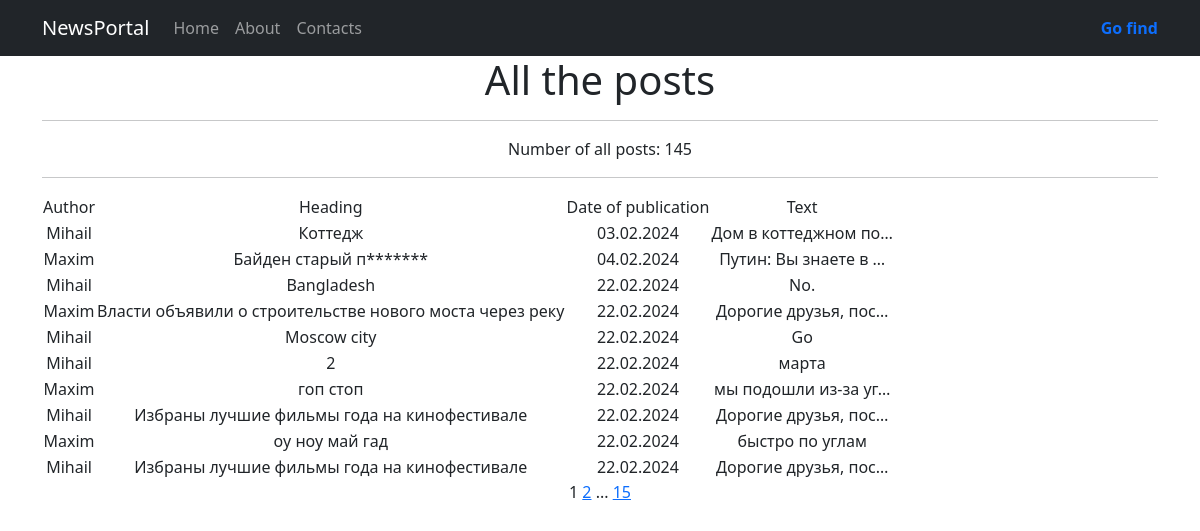
/posts/, run on the app's committed database.
### news/models.py (models this page shows, shortened)
class Post(models.Model):
    article = 'AR'
    news = 'NW'
    CHOICES = [
        (article, 'Статья'),
        (news, 'Новость'),
    ]
    date_time = models.DateTimeField(auto_now_add=True)
    author = models.ForeignKey(Author, on_delete=models.CASCADE)
    post_type = models.CharField(choices=CHOICES, default=article, max_length=2)
    category = models.ManyToManyField(Category, through='PostCategory')
    title = models.CharField(max_length=120)
    text = models.TextField()
    rating = models.IntegerField(default=0)

class Author(models.Model):
    user = models.OneToOneField(User, on_delete=models.CASCADE)
    rating = models.IntegerField(default=0)
    def __str__(self):
        return self.user.username

### news/views.py (the view)
# urls.py: path('', views.PostListView.as_view(), name='posts_list'),
class PostListView(ListView):
    model = Post
    ordering = 'date_time'
    template_name = 'news.html'
    context_object_name = 'posts'
    paginate_by = 10

### news/templatetags/custom_filters.py (called while the page is built)
@register.filter()
def censor(text):
    words = text.split(' ')
    list_text = []
    for word in words:
        if word.lower() in BLOCKED_WORDS:
            postfix = word[:1] + '*' * (len(word) - 1)
            list_text.append(postfix)
        else:
            list_text.append(word)
    return ' '.join(list_text)

### news/templatetags/custom_tags.py (called while the page is built)
@register.simple_tag(takes_context=True)
def url_replace(context, **kwargs):
    current_param = context['request'].GET.copy()
    for k, v in kwargs.items():
        current_param[k] = v
    return current_param.urlencode()

### templates/news.html (shortened to what this page needs)
{% extends 'default.html' %}
{% load custom_filters %}
{% load custom_tags %}
{% block content %}
    <h1>All the posts</h1>
    <hr>
    <p>Number of all posts: {{ paginator.count }}</p>
    <hr>
    {% if posts %}
        <table>
            <tr>
                <td>Author</td>
                <td>Heading</td>
                <td>Date of publication</td>
                <td>Text</td>
            </tr>
            {% for post in posts %}
                <tr>
                    <td>{{ post.author }}</td>
                    <td>{{ post.title|censor }}</td>
                    <td>{{ post.date_time|date:"d.m.Y" }}</td>
                    <td>{{ post.text|truncatechars:20|censor }}</td>
                    <td>
                    </td>
                </tr>
            {% endfor %}
        </table>
    {% else %}
        <h2>There are no posts</h2>
    {% endif %}
    {{ page_obj.number }}
    {% if page_obj.has_next %}
        <a href="?{% url_replace page=page_obj.next_page_number %}">{{ page_obj.next_page_number }}</a>
        {% if paginator.num_pages != page_obj.next_page_number %}
            ...
            <a href="?{% url_replace page=page_obj.paginator.num_pages %}">{{ page_obj.paginator.num_pages }}</a>
        {% endif %}
    {% endif %}
{% endblock content %}

### data on the page
Post: author "Mihail", title|censor "Коттедж", date_time "03.02.2024", text|censor "Дом в коттеджном по…"
Post: author "Maxim", title|censor "Байден старый п*******", date_time "04.02.2024", text|censor "Путин: Вы знаете в …"
Post: author "Mihail", title|censor "Bangladesh", date_time "22.02.2024", text|censor "No."
Post: author "Maxim", title|censor "Власти объявили о строительстве нового моста через реку", date_time "22.02.2024", text|censor "Дорогие друзья, пос…"
Post: author "Mihail", title|censor "Moscow city", date_time "22.02.2024", text|censor "Go"
Post: author "Mihail", title|censor "2", date_time "22.02.2024", text|censor "марта"
Post: author "Maxim", title|censor "гоп стоп", date_time "22.02.2024", text|censor "мы подошли из-за уг…"
Post: author "Mihail", title|censor "Избраны лучшие фильмы года на кинофестивале", date_time "22.02.2024", text|censor "Дорогие друзья, пос…"
Post: author "Maxim", title|censor "оу ноу май гад", date_time "22.02.2024", text|censor "быстро по углам"
Post: author "Mihail", title|censor "Избраны лучшие фильмы года на кинофестивале", date_time "22.02.2024", text|censor "Дорогие друзья, пос…"

### other printed values
{{ paginator.count }} "145"
{{ page_obj.number }} "1"
{{ page_obj.next_page_number }} "2"
{{ page_obj.paginator.num_pages }} "15"
